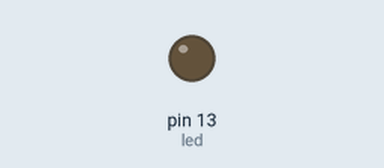
The sketch below on a simulated Arduino Uno, built with avr-gcc and run on an emulated ATmega328P. Parts: output pins drawn as LEDs (lit = HIGH).

Above: at 0.5 s.
At 4.3 s:
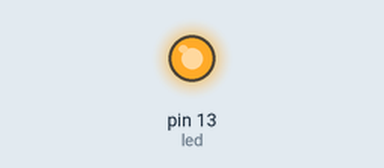
Timing chart, 0 to 6.0 s (numbered marks = the images above):
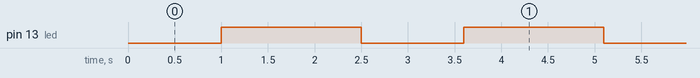

The sketch:

A.ino
```cpp
// C++ code
//
#define led 13
void setup()
{
  pinMode(led, OUTPUT);
}

void loop()
{
  analogWrite(led,50);
  delay(500);
  analogWrite(led,100);
  delay(500);
  analogWrite(led,150);
  delay(500);
  analogWrite(led,200);
  delay(500);
  analogWrite(led,250);
  delay(500);
  analogWrite(led,0);
  delay(100);
}
```

Measured:
- by itself, pin 13 (led): alternates HIGH for 1.5 s and LOW for 1.1 s
